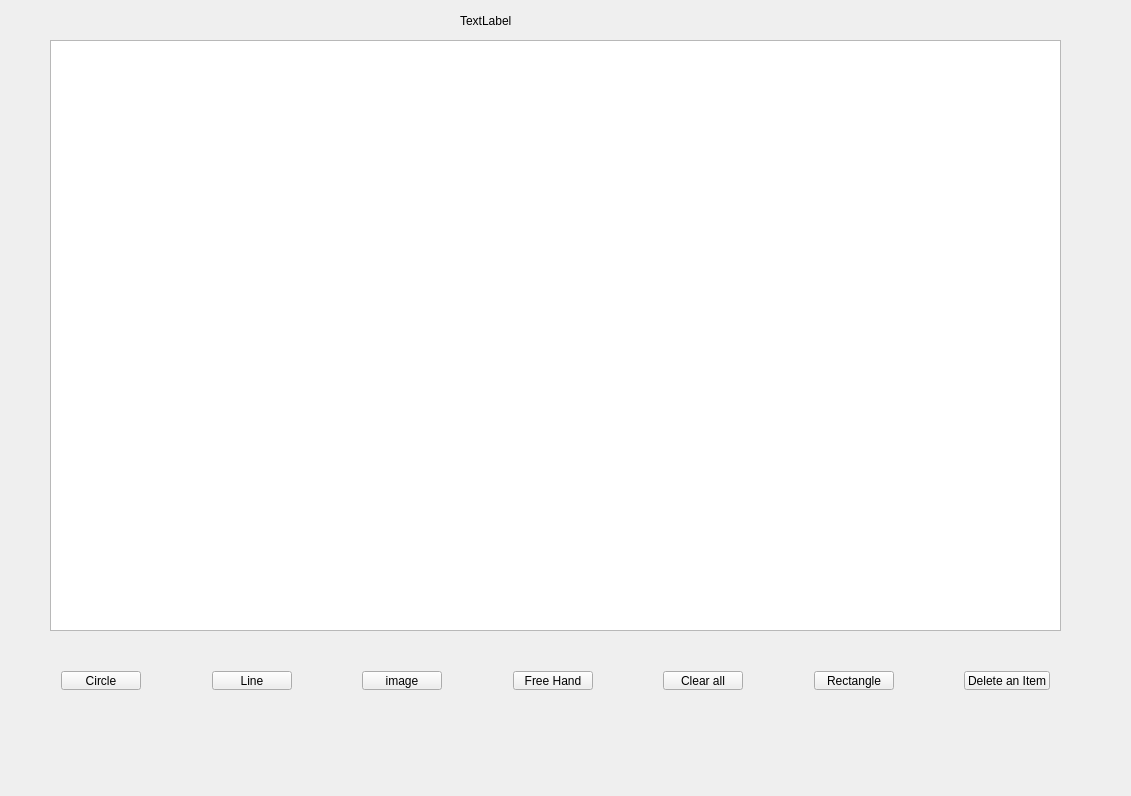
<?xml version="1.0" encoding="UTF-8"?>
<ui version="4.0">
 <class>paint</class>
 <widget class="QWidget" name="paint">
  <property name="geometry">
   <rect>
    <x>0</x>
    <y>0</y>
    <width>1131</width>
    <height>796</height>
   </rect>
  </property>
  <property name="windowTitle">
   <string>paint</string>
  </property>
  <widget class="QGraphicsView" name="graphicsView">
   <property name="geometry">
    <rect>
     <x>50</x>
     <y>40</y>
     <width>1011</width>
     <height>591</height>
    </rect>
   </property>
  </widget>
  <widget class="QLabel" name="label">
   <property name="geometry">
    <rect>
     <x>460</x>
     <y>10</y>
     <width>191</width>
     <height>21</height>
    </rect>
   </property>
   <property name="text">
    <string>TextLabel</string>
   </property>
  </widget>
  <widget class="QWidget" name="layoutWidget">
   <property name="geometry">
    <rect>
     <x>50</x>
     <y>660</y>
     <width>1011</width>
     <height>41</height>
    </rect>
   </property>
   <layout class="QHBoxLayout" name="horizontalLayout">
    <item>
     <widget class="QPushButton" name="pushButton">
      <property name="text">
       <string>Circle</string>
      </property>
     </widget>
    </item>
    <item>
     <spacer name="horizontalSpacer">
      <property name="orientation">
       <enum>Qt::Horizontal</enum>
      </property>
      <property name="sizeHint" stdset="0">
       <size>
        <width>40</width>
        <height>20</height>
       </size>
      </property>
     </spacer>
    </item>
    <item>
     <widget class="QPushButton" name="pushButton_2">
      <property name="text">
       <string>Line</string>
      </property>
     </widget>
    </item>
    <item>
     <spacer name="horizontalSpacer_2">
      <property name="orientation">
       <enum>Qt::Horizontal</enum>
      </property>
      <property name="sizeHint" stdset="0">
       <size>
        <width>40</width>
        <height>20</height>
       </size>
      </property>
     </spacer>
    </item>
    <item>
     <widget class="QPushButton" name="pushButton_3">
      <property name="text">
       <string>image</string>
      </property>
     </widget>
    </item>
    <item>
     <spacer name="horizontalSpacer_3">
      <property name="orientation">
       <enum>Qt::Horizontal</enum>
      </property>
      <property name="sizeHint" stdset="0">
       <size>
        <width>40</width>
        <height>20</height>
       </size>
      </property>
     </spacer>
    </item>
    <item>
     <widget class="QPushButton" name="pushButton_7">
      <property name="text">
       <string>Free Hand</string>
      </property>
     </widget>
    </item>
    <item>
     <spacer name="horizontalSpacer_6">
      <property name="orientation">
       <enum>Qt::Horizontal</enum>
      </property>
      <property name="sizeHint" stdset="0">
       <size>
        <width>40</width>
        <height>20</height>
       </size>
      </property>
     </spacer>
    </item>
    <item>
     <widget class="QPushButton" name="pushButton_4">
      <property name="text">
       <string>Clear all</string>
      </property>
     </widget>
    </item>
    <item>
     <spacer name="horizontalSpacer_4">
      <property name="orientation">
       <enum>Qt::Horizontal</enum>
      </property>
      <property name="sizeHint" stdset="0">
       <size>
        <width>40</width>
        <height>20</height>
       </size>
      </property>
     </spacer>
    </item>
    <item>
     <widget class="QPushButton" name="pushButton_5">
      <property name="text">
       <string>Rectangle</string>
      </property>
     </widget>
    </item>
    <item>
     <spacer name="horizontalSpacer_5">
      <property name="orientation">
       <enum>Qt::Horizontal</enum>
      </property>
      <property name="sizeHint" stdset="0">
       <size>
        <width>40</width>
        <height>20</height>
       </size>
      </property>
     </spacer>
    </item>
    <item>
     <widget class="QPushButton" name="pushButton_6">
      <property name="text">
       <string>Delete an Item</string>
      </property>
     </widget>
    </item>
   </layout>
  </widget>
 </widget>
 <layoutdefault spacing="6" margin="11"/>
 <resources/>
 <connections/>
</ui>
